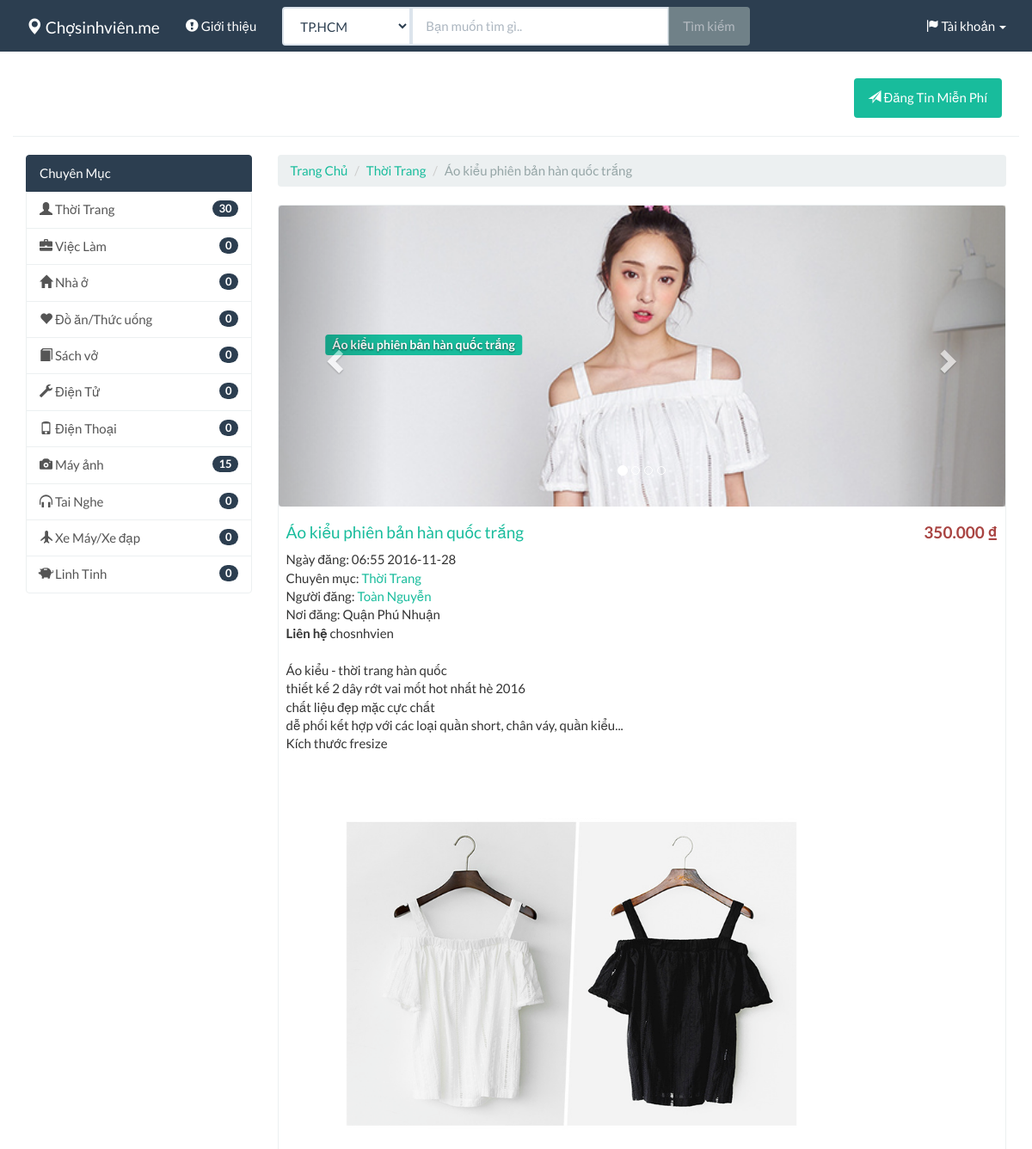
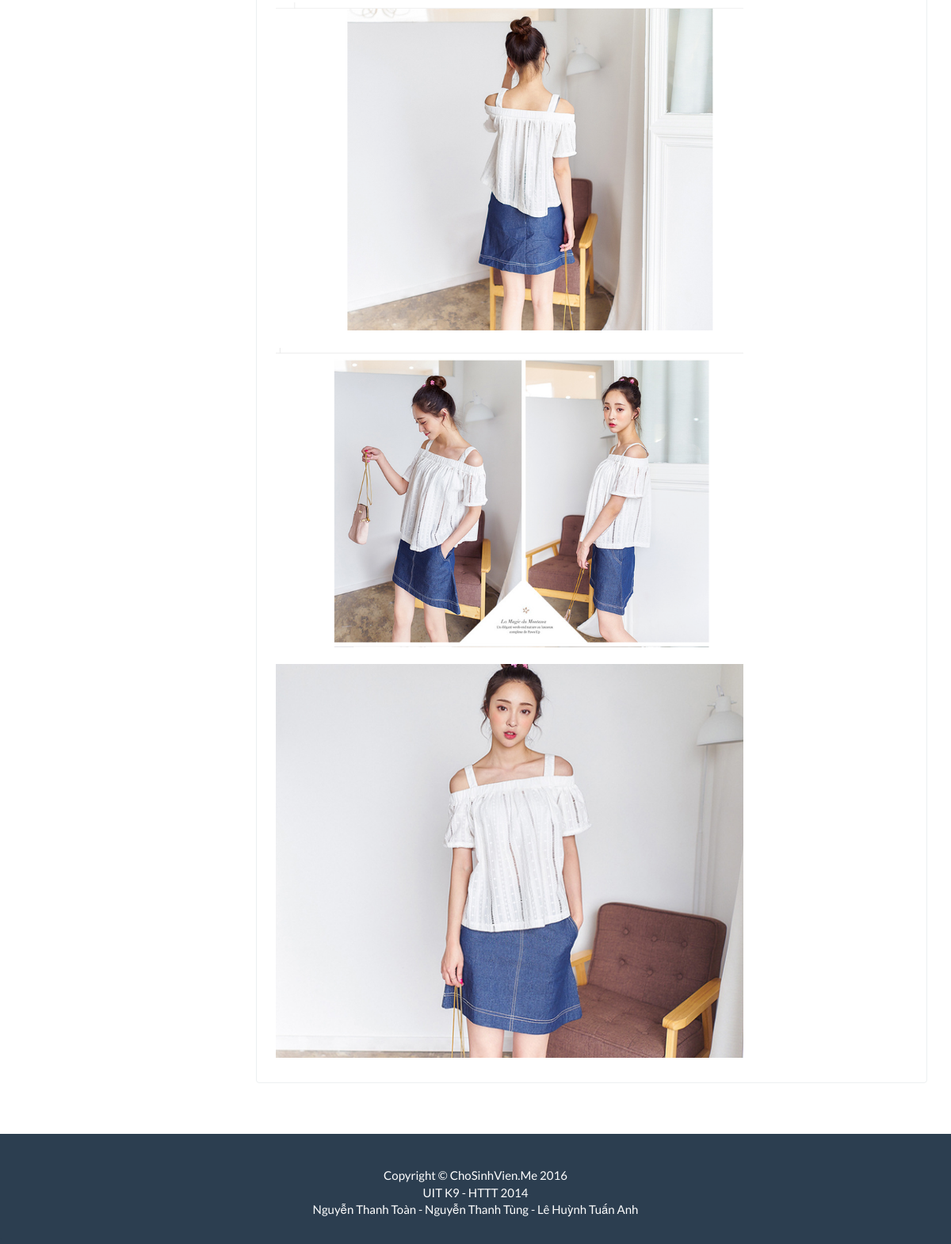
Screenshot of /details/?id=204 with the database file from the repository (2 pictures, top to bottom).
### tables this page shows
CREATE TABLE `postads` (
  `id` int(11) NOT NULL,
  `user` varchar(200) NOT NULL,
  `time` varchar(200) NOT NULL,
  `title` varchar(200) NOT NULL,
  `id_member` varchar(100) NOT NULL,
  `content` text NOT NULL,
  `price` int(11) NOT NULL,
  `address` varchar(50) NOT NULL,
  `contact` varchar(200) NOT NULL,
  `category` varchar(50) NOT NULL,
  `img_1` varchar(200) NOT NULL,
  `img_2` varchar(200) NOT NULL,
  `img_3` varchar(200) NOT NULL,
  `img_4` varchar(200) NOT NULL
);

### details/index.php (the view, shortened to what this page needs)
<!DOCTYPE html>
<html lang="en">
<?php
include('../header.php');
?>
<body>
<?php
include('../menu_login.php');
?>
      <div class="container">
          <div class="row">
<?php
include('../category_post.php');
?>
            <div class="col-md-9">
                <div class="row">
 <div class="col-md-12">
        <?php
include('../connect.php');
$id = $_GET['id'];
$sql = "SELECT *, id FROM postads WHERE id='$id'";
$result = mysqli_query($conn, $sql);
$data = mysqli_fetch_array($result);
function adddotstring($strNum) {
        $len = strlen($strNum);
        $counter = 3;
        $result = "";
        while ($len - $counter >= 0)
        {
            $con = substr($strNum, $len - $counter , 3);
            $result = '.'.$con.$result;
            $counter+= 3;
        }
        $con = substr($strNum, 0 , 3 - ($counter - $len) );
        $result = $con.$result;
        if(substr($result,0,1)=='.'){
            $result=substr($result,1,$len+1);
        }
        return $result;
}
$price=adddotstring($data['price']);
$content=nl2br($data['content']);
echo"<title>{$data['title']} ({$price} VNĐ)</title>
    <ol class = 'breadcrumb'>
   <li><a href = '../index.php'>Trang Chủ</a></li>
   <li><a href = '../filter/?category={$data['category']}'>{$data['category']}</a></li>
   <li class = 'active'>{$data['title']}</li>
</ol>
                <div class='thumbnail'>
                                    <img class='slide-image' src='../{$data['img_1']}' alt=''>
                        <div id='carousel-example-generic' class='carousel slide  hidden-sm hidden-xs' data-ride='carousel'>
                            <ol class='carousel-indicators'>
                                <li data-target='#carousel-example-generic' data-slide-to='0' class='active'></li>
                                <li data-target='#carousel-example-generic' data-slide-to='1'></li>
                                <li data-target='#carousel-example-generic' data-slide-to='2'></li>
                                <li data-target='#carousel-example-generic' data-slide-to='4'></li>
                            </ol>
                            <div class='carousel-inner'>
                                <div class='item active' style='max-height: 350px;'>
                                    <img class='slide-image' src='../{$data['img_1']}' alt=''>
                                    <div class='carousel-caption trickcenter' ><h4><span class ='label label-success' >{$data['title']}</span></h4></div>
                                </div>
                                    <img class='slide-image' src='../{$data['img_2']}' alt=''>
                                    <div class='carousel-caption trickcenter'><h4><span class ='label label-danger'>Giá: {$data['price']} ₫ </span></h4></div>
                                    <img class='slide-image' src='../{$data['img_3']}' alt=''>
                                    <div class='carousel-caption trickcenter'><h4><span class ='label label-warning'>Nới bán: {$data['address']}</span></h4></div>
                                    <img class='slide-image' src='../{$data['img_4']}' alt=''>
                                    <div class='carousel-caption trickcenter'><h4><span class ='label label-primary'>Liên hệ: {$data['contact']} </span></h4></div>
                            </div>
                            <a class='left carousel-control' href='#carousel-example-generic' data-slide='prev'>
                                <span class='glyphicon glyphicon-chevron-left'></span>
                            </a>
                            <a class='right carousel-control' href='#carousel-example-generic' data-slide='next'>
                                <span class='glyphicon glyphicon-chevron-right'></span>
                            </a>
                        </div>
                    <div class='caption-full'>
                        <h4 class='pull-right' style='color:#a94442'> <strong>$price  ₫</strong></h4>
                        <h4><a href='#'>{$data['title']}</a>";
                  echo"      </h4>
                        <p>
                              Ngày đăng: {$data['time']}<br/>
                        Chuyên mục: <a href = '../filter/?category={$data['category']}'>{$data['category']}</a><br/>
                            Người đăng: <a href = '../user/?id_member={$data['id_member']}'>{$data['user']}</a><br/>
                            Nơi đăng: {$data['address']}<br/>
                            <strong>Liên hệ</strong> {$data['contact']}<br/><br/>
                           $content</p><br/><br/><br/>
                   <div class='clearfix'></div>
                   <div class=' col-lg-9 col-md-9 col-sm-10 col-xs-12' >";
                      if($data['img_4']!='data/default-image.jpg')
                        echo"<img class='img-responsive' src='../{$data['img_4']}'><br/>";
                      if($data['img_3']!='data/default-image.jpg')
                        echo"<img class='img-responsive' src='../{$data['img_3']}'><br/>";
                      if($data['img_2']!='data/default-image.jpg')
                        echo"<img class='img-responsive' src='../{$data['img_2']}'><br/>";
                      if($data['img_1']!='data/default-image.jpg')
                        echo"<img class='img-responsive' src='../{$data['img_1']}'><br/>";
                  echo"</div>
                            <div class='clearfix'></div>
<div class='clearfix'> </div>
<div id='fb-root'></div>
<script>(function(d, s, id) {
  var js, fjs = d.getElementsByTagName(s)[0];
  if (d.getElementById(id)) return;
  js = d.createElement(s); js.id = id;
  js.src = '//connect.facebook.net/vi_VN/sdk.js#xfbml=1&version=v2.8&appId=1242662602443457';
  fjs.parentNode.insertBefore(js, fjs);
}(document, 'script', 'facebook-jssdk'));</script>
<div class='container'  style='width:100%;'>
<div class='fb-comments' data-href='http://localhost:8080/chosinhvien/details/?id={$data['id']}' data-numposts='10' data-width='100%'>  </div></div>
                    </div>
                    </div>
                </div>
              ";
?>
</div>
                </div>
            </div>
        </div>
<?php
include('../footer.php');
?>
</body>
</html>

### css/shop-homepage.css (style rules this page uses)
body { padding-top: 70px; }
.slide-image { width: 100%; }
.carousel-control, .item { border-radius: 4px; }
.thumbnail img { width: 100%; }
.thumbnail { padding: 0; }
.thumbnail .caption-full { padding: 9px; color: #333; }
.carousel-caption { position: absolute; z-index: 1; display:table; width:100%; height:100%; }
.trickcenter { position: fixed; top: 84%; // 50% for perfect centering left: 50%; transform: translate(-50%, -50%); }

### header.php (style rules this page uses)
a { color: #18bc9c; text-decoration: none; }

### rows the page displays
postads: category "Thời Trang", title "Áo kiểu phiên bản hàn quốc trắng", img_1 (picture), price "350.000", time "06:55 2016-11-28", user "Toàn Nguyễn", address "Quận Phú Nhuận", contact "chosnhvien", content "Áo kiểu - thời trang hàn quốc thiết kế 2 dây rớt vai mốt hot nhất hè 2016 chất liệu đẹp mặc cực chất dễ phối kết hợp với các loại quần short, chân váy, quần kiểu... Kích thước fresize", img_4 (picture), img_3 (picture), img_2 (picture)

### other values shown
$data['total'] "30"
$data['total'] "0"
$data['total'] "15"
